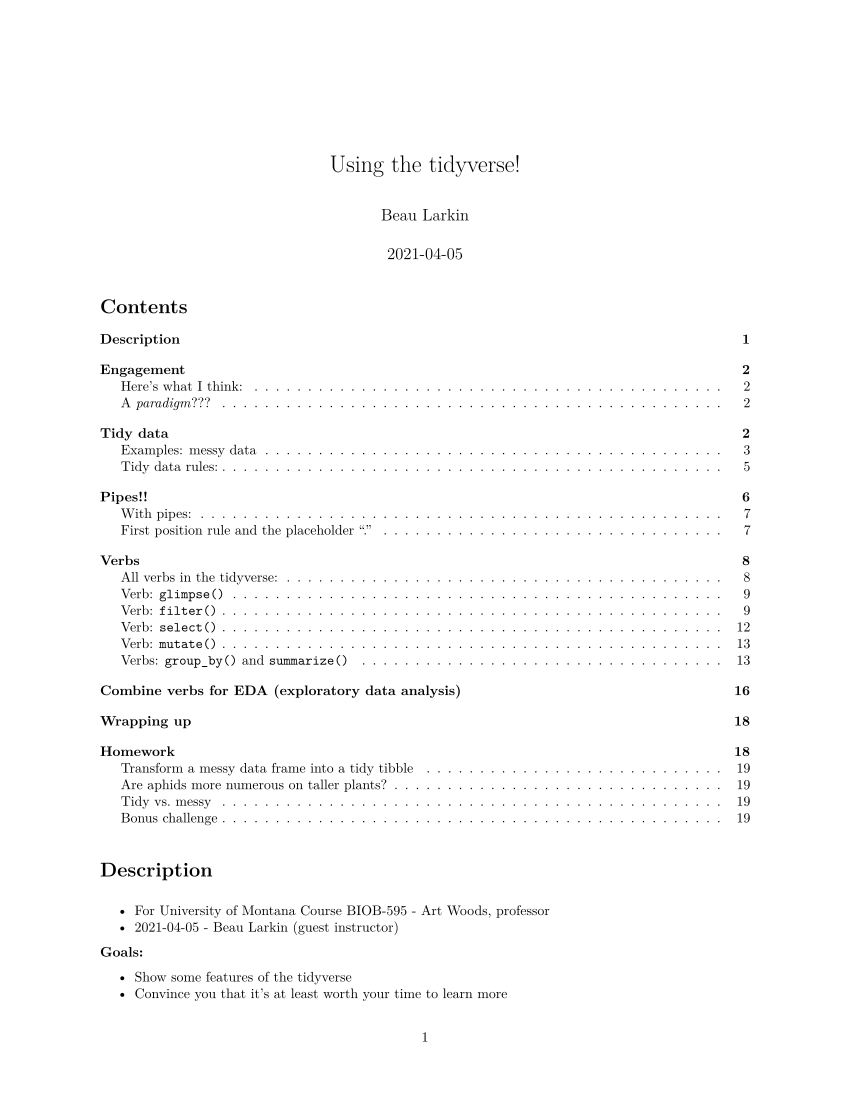

Recreate this plot in R.
#' ---
#' title: "Using the tidyverse!"
#' author: "Beau Larkin"
#' date: "2021-04-05"
#' output:
#'   github_document:
#'     toc: true
#'     toc_depth: 2
#'   pdf_document:
#'     df_print: tibble
#'     fig_caption: yes
#'     highlight: tango
#'     toc: true
#'     toc_depth: 2
#' ---
#'
#' # Description
#' 
#' * For University of Montana Course BIOB-595 - Art Woods, professor
#' * 2021-04-05 - Beau Larkin (guest instructor)
#' 
#' **Goals:**
#' 
#' * Show some features of the tidyverse
#' * Convince you that it's at least worth your time to learn more
#' * Give you some tools for further exploration
#' * != flexing huge skills
#' 
#' This session borrows heavily from [*R for Data Science*](https://r4ds.had.co.nz/index.html) (R4DS) 
#' by Wickham and Grolemund, 2017, O'Reilly, and from other sources as annotated in-text.
#' 
#' BTW What is this #' thing? It's useful. I'll show you at the end.
#' 
#' Let's get started!

# Package and library installation
packages_needed = c("tidyverse", "knitr", "nycflights13", "magrittr")
packages_installed = packages_needed %in% rownames(installed.packages())

if (any(! packages_installed))
    install.packages(packages_needed[! packages_installed])
for (i in 1:length(packages_needed)) {
    library(packages_needed[i], character.only = T)
}

#' # Engagement
#' What do you know about the tidyverse? Chat three words...
#' Do you use tidyverse packages and functions? Which packages?
#' 
#' ## Here's what I think:
#' 
#' * It's more than a collection of functions and fads (con sarn it, these new-fangled pipes!)
#' * A paradigm for data science, and it's here to stay
#' * Why tidyverse? It allows us to use intuitive, 
#' linear processes to get answers and results from data quickly
#'
#' ## A *paradigm*???
#' What do you need before creating graphics, applying models, and testing hypotheses? 
#' 
#' * ...
#' * The 80/20 rule...
#' 
#' # Tidy data 
#' 
#' * Chapter 12 in R4DS
#' * *Tidy Data* in the [Journal of Statistical Software, Wickham 2014](https://www.jstatsoft.org/article/view/v059i10). 
#' * You cannot pass into the tidyverse without tidy data! (whoa, that's biblical, but seriously
#' things don't work well in the tidyverse with messy data)
#' 
#' "Tidy data are tidy in the same way. Each messy dataset is messy in it's own way." - Wickham
#' 
#' ## Examples: messy data

#+ ex_1
ex_1 <- data.frame(
    plot_replicate = paste(rep(LETTERS[1:5], each = 4), rep(1:4, 5), sep = "_"), 
    date = rep("2016-06-12", 20),
    measurement_1 = rbinom(20, 50, 0.2)
)
ex_1[20, 2] <- "2016-06-12, measured after lunch"
kable(ex_1)
# View(ex_1)
# What is messy? Comment in chat but wait to submit...
#'
#' How would we produce a mean of measurement_1 in plots???
#+ aggregate_ex_1
aggregate(measurement_1 ~ plot_replicate, FUN = mean, data = ex_1) 
#' Guess it's "back to excel"

#+ ex_2
ex_2 <- data.frame(
    plot = rep(LETTERS[1:5], each = 8),
    replicate = rep(1:4, each = 2),
    parameter = rep(c("aphids_n", "height_cm"), 10),
    value = rep(c(700, 80), 10) + rbinom(40, 500, 0.4)
)
kable(ex_2)
# View(ex_2)
# What is messy? Comment in chat but wait to submit...

#' ## Tidy data rules:
#' There are three interrelated rules which make a dataset tidy:
#' 
#' 1. Each variable must have its own column.
#' 1. Each observation must have its own row.
#' 1. Each value must have its own cell.
#' 
#' So, remember the rules or just develop good habits that lead to intuition?
#' 
#' * Tidy or not? Not always binary...unfortunately. But like art, you know messy when you see it.
#' * Quickly recognize problems in data...
#' * Think ahead when planning to collect data...
#' 
#' ### At this point, *tibbles* often come up (see Chapter 10 in R4DS)
#' 
#' * Unavoidable in tidyverse, and mostly this is a good thing
#' * Occasional incompatibility issues, so be aware

#+ iris_tibble
# data frame
iris 
head(iris)
# tibble
(iris_t <- as_tibble(iris)) 
# sometimes you must convert
as.data.frame(iris_t)

#' # Pipes!! 
#' 
#' * What do you know already? Start with any vector `x`, and use a pipe to log transform `x` 
#' * Chapter 18 in R4DS
#' * [Pipes in R Tutorial For Beginners](https://www.datacamp.com/community/tutorials/pipe-r-tutorial)
#' 
#' How do we typically order data and functions, thinking of data as nouns and functions as verbs...

#+ pipes_intro
x <- c(0.109, 0.359, 0.63, 0.996, 0.515, 0.142, 0.017, 0.829, 0.907)
log(x) # this is verb, noun

#' The forward pipe aligns code with the order in which we think and speak
x %>% log() # this is noun, verb

#' An annoying but useful example:
round(exp(mean(log(x))), 1) # "nested"
#' Closing parenthesis woes...
#' 
#' How would you say this in plain English? 
#' * "Round to 1 digit the exponentiated mean of the logarithm of x" <- AWFUL
#' 
#' ## With pipes:
x %>% log() %>% mean() %>% exp() %>% round(1)
#' Take x, log-transform it, average it, exponentiate it, and round it to 1 digit (**cheeky**)
#' 
#' Note: () not necessary but make the code easier to read by highlighting functions
#' 
#' Yeah, it's worth it to just spend 15 minutes dinking around with this kind of thing until you get it...
#' 
#' ## First position rule and the placeholder "."
#' Most functions take multiple arguments...
#+ first_position_rule
log(x, base = 2)
x %>% log(base = 2) %>% mean(na.rm = TRUE) %>% exp() %>% round(1)
x %>% log(., base = 2)
x %>% log(., base = 2) %>% mean(., na.rm = TRUE) %>% exp(.) %>% round(., 1) # Annoying, dot is implied

#' When noun isn't used in first position of a function, the "." is necessary
#+ aggregate_example, error=TRUE
# the trad way
aggregate(Sepal.Length ~ Species, FUN = mean, data = iris) 
# the naive but wrong pipe way
iris %>% aggregate(Sepal.Length ~ Species, FUN = mean) 
# the right pipe way
iris %>% aggregate(Sepal.Length ~ Species, FUN = mean, data = .) 

#' See package `magrittr` for other pipes that do fancy things, but the forward pipe is your workhorse
#' 
#' Whew! Let's pause for questions.
#' 
#' Chat a question if you have one. Chances are, someone else has the same question. 
#' 
#' # Verbs
#' The core of tidyverse usage, from package `dplyr`, verbs are what we do with our nouns (data), 
#' which are typically data frames (tibbles)
#' 
#' ## All verbs in the tidyverse:
#' 
#' 1. take a data frame as their first argument,
#' 1. identify variable names in subsequent arguments, without quotes, 
#' 1. and create a new data frame.
#' 
#' * Chapter 5 in R4DS
#' * Using `nycflights13::flights`. (Sorry not biology). This data frame contains all 
#' 336,776 flights that 
#' departed from New York City in 2013. Each row contains data from a single flight. 
#' The data comes from the US Bureau of Transportation 
#' Statistics, and is documented in `?flights`. Let's have a look:
#+ flights_data
flights
# The tibble view is handy, but still we cannot see all the variables

#' ## Verb: `glimpse()`
#' It's indispensable, as you'll see when we get to a complicated wrangle

#+ verb_glimpse
flights %>% glimpse()

#' ## Verb: `filter()`
#' 
#' * Acts on rows
#' 
#' ### Find United Airlines flights
#+ filter_intro
filter(flights, carrier == "UA")
# with forward pipe
flights %>% filter(., carrier == "UA")
flights %>% filter(carrier == "UA") # dot placeholder is implied

#' ### Find United Airlines and American Airlines flights
flights %>% filter(carrier == "UA" & carrier == "AA")
#' Wrong, trying to combine levels within one variable, use OR
flights %>% filter(carrier == "UA" | carrier == "AA")
#' Better: use value matching function `%in%`
flights %>% filter(carrier %in% c("UA", "AA"))

#' ### Find United Airlines or American Airlines flights longer than 1200 miles in July
#' Use AND to combine across variables
#+ filter_1
flights %>% filter(carrier %in% c("UA", "AA") & distance > 1200 & month == 7)
#+ filter_2, results=FALSE
flights %>% filter(carrier %in% c("UA", "AA"), distance > 1200, month == 7) # same-same & ,

#' ### On your own: how many flights on February 10 departed on time or earlier? 
#' Paste this into your script to get started:
packages_needed = c("tidyverse", "nycflights13")
packages_installed = packages_needed %in% rownames(installed.packages())

if (any(! packages_installed))
    install.packages(packages_needed[! packages_installed])
for (i in 1:length(packages_needed)) {
    library(packages_needed[i], character.only = T)
}

flights %>% glimpse()

flights %>% filter(month == 2, day == 10, dep_delay <= 0)

#' Chat your answers to Art as quickly as you can...
# answer...

#' ## Verb: `select()`
#' 
#' * Acts on columns
#' 
flights %>% select(distance, air_time)
flights %>% select(starts_with("sched"), everything())

#' ## Verb: `mutate()`
#' 
#' * Acts on columns
#' * Creates new variables or replaces transformed, existing variables
#' 
flights %>% 
    select(distance, air_time) %>% 
    glimpse() %>% # in-line view with `glimpse()`
    mutate(speed_mph = distance / (air_time / 60))

#' ## Verbs: `group_by()` and `summarize()`
#' 
#' * Frequently used together
#' * Roughly like `tapply()` or `aggregate()` but much more flexible
#' * Act on rows grouped by variables, usually character or factor levels
#' * Prepares data frame for further transformation, produces results
#' 
#' ### Do different carriers fly at different speeds?
#+ group_by_summarize_intro
flights %>% 
    mutate(speed_mph = distance / (air_time / 60)) %>% 
    group_by(carrier) %>% 
    summarize(carrier_avg = mean(speed_mph))

#' What??? Oh yeah, NAs are contagious. For now, let's just nuke them:
flights %>% 
    glimpse() %>% 
    select(carrier, distance, air_time) %>% 
    glimpse() %>% 
    mutate(speed_mph = distance / (air_time / 60)) %>% 
    filter(!is.na(speed_mph)) %>% 
    glimpse() %>% # annoying, but makes the point
    group_by(carrier) %>% 
    summarize(carrier_avg = mean(speed_mph)) %>% 
    ungroup() %>% # you want this habit
    arrange(-carrier_avg) # yes another verb...

# how would you do this in base R? Obnoxious example:
#+ obnoxious, error=TRUE
flights_2 <- flights[, carrier]
# Ugh! Um...
flights_2 <- flights[, flights$carrier]
# stu##& R and %&^#ing #@%&&!
head(as.data.frame(flights))
flights_2 <- flights[which(complete.cases(flights)), c(10, 16, 15)]
flights_2$speed_mph <- flights_2$distance / (flights_2$air_time / 60)
flights_speed <- aggregate(speed_mph ~ carrier, FUN = mean, data = flights_2) # what???
flights_speed[order(desc(flights_speed$speed_mph)), ]

#' Of course it's doable, but it's harder to see what happened, and the intermediate objects always cause problems

#' ### Ok, what do the carrier codes stand for anyway?
#' From `?flights` we see that `airlines` is a data frame with the carrier names:
airlines

#' # Combine verbs for EDA (exploratory data analysis)
#' To motivate this part, let's make a guess and a follow-up explanation:
#' 
#' * We assume that departure delays are worse before winter holidays than in late January
#' * But do faster flying carriers make up lost time better? 
#'    * Let's limit this to departure delays under an hour. More than that and
#'    there is less to gain from hurrying. 

#+ flights_EDA_boxplot
flights %>% 
    filter(month %in% c(1, 12) & day == 20 & !is.na(dep_delay) & dep_delay <= 60) %>% 
    mutate(date = paste(year, month, day, sep = "-")) %>% 
    ggplot() + # You can wrangle straight into ggplot!!! Where is the placeholder? 
    geom_boxplot(aes(x = carrier, y = dep_delay)) +
    facet_wrap(vars(date))

#' Median departure delays are mostly below zero on 1-20 and above zero on 12-20

#+ flights_EDA_scatterplot_facets
flights %>%
    mutate( # sometimes breaking it out is more readable
        air_delay = arr_delay - dep_delay,
        speed_mph = distance / (air_time / 60),
        date      = paste(year, month, day, sep = "-")
    ) %>%
    filter(month %in% c(1, 12),
           day == 20, !is.na(air_delay),
           dep_delay <= 60) %>%
    filter(!(carrier %in% c("AS", "F9", "FL", "HA", "VX", "YV"))) %>%
    ggplot(aes(x = speed_mph, y = air_delay, group = date)) +
    geom_smooth(aes(color = date),
                size   = 0,
                method = "lm",
                se     = TRUE) +
    geom_point(aes(color = date), size = 0.4) +
    geom_smooth(aes(color = date), method = "lm", se = FALSE) +
    facet_wrap(vars(carrier))

#' Are pilots pushing it before Christmas?
#'
#' # Wrapping up
#' *R for Data Science*. Is this data mining or using data from planned experiments?
#' Thoughts and discussion. 
#' 
#' Questions and comments from you?
#' 
#' * If you are on GitHub, please comment, correct, or shred this script. [Link](https://github.com/bglarkin/tidyverse_intro) to repo.
#' * Or [download](https://mpgcloud.egnyte.com/dl/cguemdnod0) the R script
#' 
#' 
#' # Homework
#' 
#' * You will need to load the `tidyverse` library (after installing the package if necessary)
#' * With this script loaded in RStudio, choose File>Compile Report to render the document (if you want)
#' 
#' ## Transform a messy data frame into a tidy tibble
#' 
#' * Produce hw_1 using the code below. Use pipes and tidyverse functions to transform 
#' it into a tidy tibble. Hint = `?separate`
#+ hw_1
hw_1 <- data.frame(
    plot_replicate = paste(rep(LETTERS[1:5], each = 4), rep(1:4, 5), sep = "_"), 
    date = rep("2016-06-12", 20),
    measurement_1 = rbinom(20, 50, 0.2)
)

#+ hw_1_solved
hw_1 %>% 
    separate(plot_replicate, into = c("plot", "replicate")) %>% 
    as_tibble()

#' ## Are aphids more numerous on taller plants?
#' 
#' * Produce hw_2 using the code below. 
#' * Transform hw_2 into a tidy tibble using pipes and tidyverse functions. Hint = `?pivot_wider`
#' * Wrangle the data using tidyverse tools and pipe into ggplot to create scatterplots with 
#' linear trendlines superimposed.
#' * Put height_cm on the x axis, aphids_n on the y_axis, and facet on plot
#' * Hints: `?geom_point`, `?geom_smooth`, `?facet_wrap`
#' 
#+ hw_2
hw_2 <- data.frame(
    plot = rep(LETTERS[1:5], each = 8),
    replicate = rep(1:4, each = 2),
    parameter = rep(c("aphids_n", "height_cm"), 20),
    measurement = rep(c(700, 80), 20) + c(sort(rbinom(30, 500, 0.4)), rbinom(10, 500, 0.4))
)

#+ hw_2_solved
hw_2 %>% 
    pivot_wider(names_from = parameter, values_from = measurement) %>%  # `pivot_wider()` produces a tibble as output
    ggplot(aes(x = height_cm, y = aphids_n)) +
    geom_point() +
    geom_smooth(method = "lm") +
    facet_wrap(vars(plot)) #, scales = "free_x") # note use of scales

#' ## Tidy vs. messy
#' 
#' * Explain why hw_3 (see below) is messy as it is
#' * Explain why hw_3 is tidy as it is
#' 
#' Hint: can you compare ants and aphids with `?geom_boxplot` and with a scatterplot (`?geom_point`) 
#' using the same configuration of hw_3, or is a transformation necessary to produce both of 
#' these plots? What does this suggest about independent observations and tidy data?
#+ hw_3
hw_3 <- data.frame(
    plot = rep(LETTERS[1:5], each = 8),
    replicate = rep(1:4, each = 2),
    insects = rep(c("aphids", "ants"), 20),
    count = rep(c(70, 20), 20) + rnorm(40, 0, 5) %>% round(., 0)
)

#+ hw_3_solved_1
hw_3 %>% 
    as_tibble() %>% # unnecessary but follows lesson strictly
    ggplot() +
    geom_boxplot(aes(x = insects, y = count)) +
    facet_wrap(vars(plot)) # not explicit in question, but appropriate to look for plot effect
# Data are suitable for analysis as-is if the goal is to compare aphid and ant counts in plots

#+ hw_3_solved_2
hw_3 %>% 
    pivot_wider(names_from = insects, values_from = count) %>% 
    as_tibble() %>% # unnecessary but follows lesson strictly
    ggplot(aes(x = aphids, y = ants)) +
    geom_point() +
    geom_smooth(method = "lm") +
    facet_wrap(vars(plot), scales = "free_x") # not explicit in question, but appropriate to look for plot effect

#' ## Bonus challenge
#' Use a [join](https://dplyr.tidyverse.org/reference/mutate-joins.html) function from `dplyr` to find out
#' how many different models of airplanes were flown out of New York by each airline
#'  in 2013. **Which carrier flew the largest number of airplane models?** 
#'  
#' * Hint: install/load `nycflights13` and then look at the `?planes` and `?flights` data 
#' frames.

#+ bonus_solved_1
flights %>% glimpse()
planes %>% glimpse()

#' In the planes data frame, the variable `tailnum` is associated with the airplane `model`. The variable `tailnum`
#' can join the flights and planes data frames. `Group_by` and `summarize()` are necessary to answer the question. 
#' Calling `distinct` avoids two separate rounds of `group_by()` and `summarize()`. To reach the answer quickly, 
#' calling `arrange()` can put the top carrier at the top of the tibble. Alternatively, a second call to `summarize` 
#' which executes `max()` on the summary variable would work.

#+ bonus_solved_2
flights %>% 
    left_join(planes, by = "tailnum") %>% # best practice to specify `by = ` to maintain control over join keys
    distinct(carrier, model) %>% 
    group_by(carrier) %>% 
    summarize(n = n()) %>% ungroup() %>% 
    arrange(-n)

#+ bonus_solved_3
flights %>% 
    left_join(planes, by = "tailnum") %>% 
    group_by(carrier, model) %>% 
    summarize(n = n()) %>% ungroup() %>% # this summary is meaningless, which is why I prefer using `distinct()` or maybe `slice()`
    group_by(carrier) %>% 
    summarize(n = n()) %>%
    slice_max(n) %>% 
    left_join(airlines, by = "carrier") # pretty display

#' Many paths exist to the answer, but they all lead to American Airlines flying the most airplane models out of NYC in 2013.
